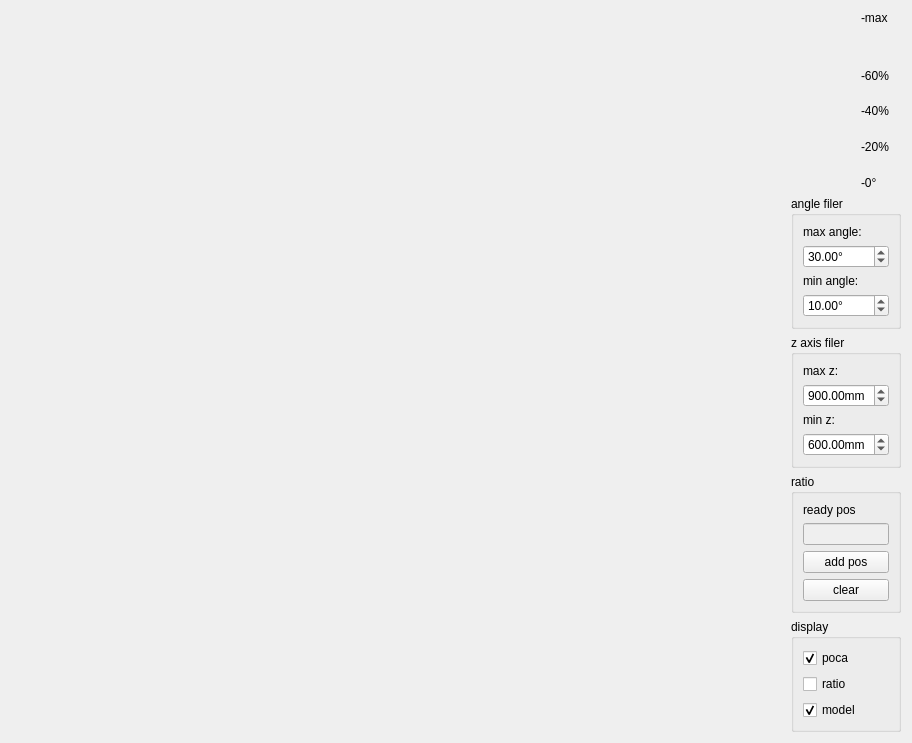
<?xml version="1.0" encoding="UTF-8"?>
<ui version="4.0">
 <class>Form</class>
 <widget class="QWidget" name="Form">
  <property name="geometry">
   <rect>
    <x>0</x>
    <y>0</y>
    <width>912</width>
    <height>743</height>
   </rect>
  </property>
  <property name="windowTitle">
   <string>Form</string>
  </property>
  <layout class="QHBoxLayout" name="horizontalLayout_2">
   <item>
    <widget class="GLViewWidget" name="widget_GL" native="true"/>
   </item>
   <item>
    <layout class="QVBoxLayout" name="verticalLayout_3">
     <item>
      <layout class="QHBoxLayout" name="horizontalLayout">
       <item>
        <widget class="GradientWidget" name="widget_colorMap" native="true">
         <property name="maximumSize">
          <size>
           <width>220</width>
           <height>16777215</height>
          </size>
         </property>
        </widget>
       </item>
       <item>
        <layout class="QVBoxLayout" name="verticalLayout_5">
         <item>
          <widget class="QLabel" name="label_5">
           <property name="maximumSize">
            <size>
             <width>40</width>
             <height>16777215</height>
            </size>
           </property>
           <property name="text">
            <string>-max</string>
           </property>
          </widget>
         </item>
         <item>
          <spacer name="verticalSpacer">
           <property name="orientation">
            <enum>Qt::Vertical</enum>
           </property>
           <property name="sizeHint" stdset="0">
            <size>
             <width>20</width>
             <height>40</height>
            </size>
           </property>
          </spacer>
         </item>
         <item>
          <widget class="QLabel" name="label_6">
           <property name="maximumSize">
            <size>
             <width>40</width>
             <height>16777215</height>
            </size>
           </property>
           <property name="text">
            <string>-60%</string>
           </property>
          </widget>
         </item>
         <item>
          <spacer name="verticalSpacer_2">
           <property name="orientation">
            <enum>Qt::Vertical</enum>
           </property>
           <property name="sizeHint" stdset="0">
            <size>
             <width>20</width>
             <height>17</height>
            </size>
           </property>
          </spacer>
         </item>
         <item>
          <widget class="QLabel" name="label_7">
           <property name="maximumSize">
            <size>
             <width>40</width>
             <height>16777215</height>
            </size>
           </property>
           <property name="text">
            <string>-40%</string>
           </property>
          </widget>
         </item>
         <item>
          <spacer name="verticalSpacer_3">
           <property name="orientation">
            <enum>Qt::Vertical</enum>
           </property>
           <property name="sizeHint" stdset="0">
            <size>
             <width>20</width>
             <height>18</height>
            </size>
           </property>
          </spacer>
         </item>
         <item>
          <widget class="QLabel" name="label_8">
           <property name="maximumSize">
            <size>
             <width>40</width>
             <height>16777215</height>
            </size>
           </property>
           <property name="text">
            <string>-20%</string>
           </property>
          </widget>
         </item>
         <item>
          <spacer name="verticalSpacer_4">
           <property name="orientation">
            <enum>Qt::Vertical</enum>
           </property>
           <property name="sizeHint" stdset="0">
            <size>
             <width>20</width>
             <height>18</height>
            </size>
           </property>
          </spacer>
         </item>
         <item>
          <widget class="QLabel" name="label_9">
           <property name="maximumSize">
            <size>
             <width>40</width>
             <height>16777215</height>
            </size>
           </property>
           <property name="text">
            <string>-0°</string>
           </property>
          </widget>
         </item>
        </layout>
       </item>
      </layout>
     </item>
     <item>
      <layout class="QVBoxLayout" name="verticalLayout_4">
       <item>
        <widget class="QGroupBox" name="groupBox">
         <property name="maximumSize">
          <size>
           <width>110</width>
           <height>150</height>
          </size>
         </property>
         <property name="title">
          <string>angle filer</string>
         </property>
         <layout class="QVBoxLayout" name="verticalLayout">
          <item>
           <widget class="QLabel" name="label">
            <property name="text">
             <string>max angle:</string>
            </property>
           </widget>
          </item>
          <item>
           <widget class="QDoubleSpinBox" name="doubleSpinBox_maxAngle">
            <property name="suffix">
             <string>°</string>
            </property>
            <property name="maximum">
             <double>90.000000000000000</double>
            </property>
            <property name="value">
             <double>30.000000000000000</double>
            </property>
           </widget>
          </item>
          <item>
           <widget class="QLabel" name="label_2">
            <property name="text">
             <string>min angle:</string>
            </property>
           </widget>
          </item>
          <item>
           <widget class="QDoubleSpinBox" name="doubleSpinBox_minAngle">
            <property name="suffix">
             <string>°</string>
            </property>
            <property name="value">
             <double>10.000000000000000</double>
            </property>
           </widget>
          </item>
         </layout>
        </widget>
       </item>
       <item>
        <widget class="QGroupBox" name="groupBox_2">
         <property name="maximumSize">
          <size>
           <width>110</width>
           <height>150</height>
          </size>
         </property>
         <property name="title">
          <string>z axis filer</string>
         </property>
         <layout class="QVBoxLayout" name="verticalLayout_2">
          <item>
           <widget class="QLabel" name="label_3">
            <property name="text">
             <string>max z:</string>
            </property>
           </widget>
          </item>
          <item>
           <widget class="QDoubleSpinBox" name="doubleSpinBox_maxZ">
            <property name="suffix">
             <string>mm</string>
            </property>
            <property name="maximum">
             <double>1500.000000000000000</double>
            </property>
            <property name="value">
             <double>900.000000000000000</double>
            </property>
           </widget>
          </item>
          <item>
           <widget class="QLabel" name="label_4">
            <property name="text">
             <string>min z:</string>
            </property>
           </widget>
          </item>
          <item>
           <widget class="QDoubleSpinBox" name="doubleSpinBox_minZ">
            <property name="suffix">
             <string>mm</string>
            </property>
            <property name="maximum">
             <double>1500.000000000000000</double>
            </property>
            <property name="value">
             <double>600.000000000000000</double>
            </property>
           </widget>
          </item>
         </layout>
        </widget>
       </item>
       <item>
        <widget class="QGroupBox" name="groupBox_4">
         <property name="maximumSize">
          <size>
           <width>110</width>
           <height>200</height>
          </size>
         </property>
         <property name="title">
          <string>ratio</string>
         </property>
         <layout class="QVBoxLayout" name="verticalLayout_8">
          <item>
           <widget class="QLabel" name="label_10">
            <property name="text">
             <string>ready pos</string>
            </property>
           </widget>
          </item>
          <item>
           <widget class="QLineEdit" name="lineEdit_readyRatio">
            <property name="enabled">
             <bool>false</bool>
            </property>
           </widget>
          </item>
          <item>
           <widget class="QPushButton" name="pushButton_addRatioPos">
            <property name="text">
             <string>add pos</string>
            </property>
           </widget>
          </item>
          <item>
           <widget class="QPushButton" name="pushButton_clearRatioPos">
            <property name="text">
             <string>clear</string>
            </property>
           </widget>
          </item>
         </layout>
        </widget>
       </item>
       <item>
        <widget class="QGroupBox" name="groupBox_3">
         <property name="maximumSize">
          <size>
           <width>110</width>
           <height>150</height>
          </size>
         </property>
         <property name="title">
          <string>display </string>
         </property>
         <layout class="QVBoxLayout" name="verticalLayout_7">
          <item>
           <widget class="QCheckBox" name="checkBox_showPoca">
            <property name="text">
             <string>poca</string>
            </property>
            <property name="checked">
             <bool>true</bool>
            </property>
           </widget>
          </item>
          <item>
           <widget class="QCheckBox" name="checkBox_Ratio">
            <property name="text">
             <string>ratio</string>
            </property>
           </widget>
          </item>
          <item>
           <widget class="QCheckBox" name="checkBox_showModel">
            <property name="text">
             <string>model</string>
            </property>
            <property name="checked">
             <bool>true</bool>
            </property>
           </widget>
          </item>
         </layout>
        </widget>
       </item>
      </layout>
     </item>
    </layout>
   </item>
  </layout>
 </widget>
 <customwidgets>
  <customwidget>
   <class>GLViewWidget</class>
   <extends>QWidget</extends>
   <header location="global">pyqtgraph.opengl</header>
   <container>1</container>
  </customwidget>
  <customwidget>
   <class>GradientWidget</class>
   <extends>QWidget</extends>
   <header location="global">pyqtgraph</header>
   <container>1</container>
  </customwidget>
 </customwidgets>
 <resources/>
 <connections/>
</ui>
